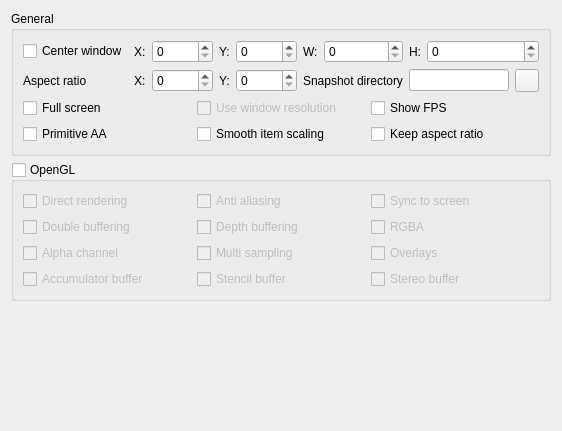
         <widget class="QWidget" name="scrollAreaWidgetContentsGraphicsSettings">
          <property name="geometry">
           <rect>
            <x>0</x>
            <y>0</y>
            <width>562</width>
            <height>431</height>
           </rect>
          </property>
          <layout class="QGridLayout" name="gridLayout_13">
           <item row="0" column="0">
            <widget class="QGroupBox" name="groupBoxGeneral">
             <property name="title">
              <string>General</string>
             </property>
             <layout class="QGridLayout" name="gridLayout_11">
              <item row="0" column="0">
               <layout class="QGridLayout" name="gridLayout_4">
                <item row="0" column="1">
                 <widget class="QLabel" name="label_2">
                  <property name="sizePolicy">
                   <sizepolicy hsizetype="Fixed" vsizetype="Preferred">
                    <horstretch>0</horstretch>
                    <verstretch>0</verstretch>
                   </sizepolicy>
                  </property>
                  <property name="text">
                   <string>X:</string>
                  </property>
                 </widget>
                </item>
                <item row="0" column="2">
                 <widget class="QSpinBox" name="spinBoxGraphicsWindowPosX">
                  <property name="toolTip">
                   <string>X coordinate of scene window position</string>
                  </property>
                  <property name="maximum">
                   <number>99999</number>
                  </property>
                 </widget>
                </item>
                <item row="0" column="3">
                 <widget class="QLabel" name="label_3">
                  <property name="sizePolicy">
                   <sizepolicy hsizetype="Fixed" vsizetype="Preferred">
                    <horstretch>0</horstretch>
                    <verstretch>0</verstretch>
                   </sizepolicy>
                  </property>
                  <property name="text">
                   <string>Y:</string>
                  </property>
                 </widget>
                </item>
                <item row="0" column="4">
                 <widget class="QSpinBox" name="spinBoxGraphicsWindowPosY">
                  <property name="toolTip">
                   <string>Y coordinate of scene window position</string>
                  </property>
                  <property name="maximum">
                   <number>99999</number>
                  </property>
                 </widget>
                </item>
                <item row="0" column="5">
                 <widget class="QLabel" name="label_8">
                  <property name="sizePolicy">
                   <sizepolicy hsizetype="Fixed" vsizetype="Preferred">
                    <horstretch>0</horstretch>
                    <verstretch>0</verstretch>
                   </sizepolicy>
                  </property>
                  <property name="text">
                   <string>W:</string>
                  </property>
                 </widget>
                </item>
                <item row="0" column="6">
                 <widget class="QSpinBox" name="spinBoxGraphicsWindowWidth">
                  <property name="toolTip">
                   <string>Width of scene window</string>
                  </property>
                  <property name="maximum">
                   <number>99999</number>
                  </property>
                 </widget>
                </item>
                <item row="0" column="7">
                 <widget class="QLabel" name="label_9">
                  <property name="sizePolicy">
                   <sizepolicy hsizetype="Fixed" vsizetype="Preferred">
                    <horstretch>0</horstretch>
                    <verstretch>0</verstretch>
                   </sizepolicy>
                  </property>
                  <property name="text">
                   <string>H:</string>
                  </property>
                 </widget>
                </item>
                <item row="0" column="8">
                 <widget class="QSpinBox" name="spinBoxGraphicsWindowHeight">
                  <property name="toolTip">
                   <string>Height of scene window</string>
                  </property>
                  <property name="maximum">
                   <number>99999</number>
                  </property>
                 </widget>
                </item>
                <item row="1" column="0">
                 <widget class="QLabel" name="labelGraphicsAspectRatio">
                  <property name="text">
                   <string>Aspect ratio</string>
                  </property>
                 </widget>
                </item>
                <item row="1" column="1">
                 <widget class="QLabel" name="label_10">
                  <property name="sizePolicy">
                   <sizepolicy hsizetype="Fixed" vsizetype="Preferred">
                    <horstretch>0</horstretch>
                    <verstretch>0</verstretch>
                   </sizepolicy>
                  </property>
                  <property name="text">
                   <string>X:</string>
                  </property>
                 </widget>
                </item>
                <item row="1" column="2">
                 <widget class="QSpinBox" name="spinBoxGraphicsAspectRatioX">
                  <property name="toolTip">
                   <string>X portion of scene aspect ratio (should be equal to screen's aspect ratio)</string>
                  </property>
                  <property name="maximum">
                   <number>99999</number>
                  </property>
                 </widget>
                </item>
                <item row="1" column="3">
                 <widget class="QLabel" name="label_11">
                  <property name="sizePolicy">
                   <sizepolicy hsizetype="Fixed" vsizetype="Preferred">
                    <horstretch>0</horstretch>
                    <verstretch>0</verstretch>
                   </sizepolicy>
                  </property>
                  <property name="text">
                   <string>Y:</string>
                  </property>
                 </widget>
                </item>
                <item row="1" column="4">
                 <widget class="QSpinBox" name="spinBoxGraphicsAspectRatioY">
                  <property name="toolTip">
                   <string>Y portion of scene aspect ratio (should be equal to screen's aspect ratio)</string>
                  </property>
                  <property name="maximum">
                   <number>99999</number>
                  </property>
                 </widget>
                </item>
                <item row="2" column="1" colspan="8">
                 <layout class="QHBoxLayout" name="horizontalLayout_8"/>
                </item>
                <item row="3" column="0" colspan="9">
                 <layout class="QHBoxLayout" name="horizontalLayout_9">
                  <item>
                   <widget class="QCheckBox" name="checkBoxGraphicsFullscreen">
                    <property name="toolTip">
                     <string>Display arcade scene in full screen mode or windowed</string>
                    </property>
                    <property name="text">
                     <string>Full screen</string>
                    </property>
                   </widget>
                  </item>
                  <item>
                   <widget class="QCheckBox" name="checkBoxGraphicsUseWindowResolutionInFullScreenMode">
                    <property name="enabled">
                     <bool>false</bool>
                    </property>
                    <property name="toolTip">
                     <string>Use window resolution in full screen mode (for slow systems)</string>
                    </property>
                    <property name="text">
                     <string>Use window resolution</string>
                    </property>
                   </widget>
                  </item>
                  <item>
                   <widget class="QCheckBox" name="checkBoxMiscellaneousShowFPS">
                    <property name="toolTip">
                     <string>Show frames per second counter in the lower left corner</string>
                    </property>
                    <property name="text">
                     <string>Show FPS</string>
                    </property>
                   </widget>
                  </item>
                 </layout>
                </item>
                <item row="4" column="0" colspan="9">
                 <layout class="QHBoxLayout" name="horizontalLayout_10">
                  <item>
                   <widget class="QCheckBox" name="checkBoxGraphicsPrimitiveAntiAliasing">
                    <property name="toolTip">
                     <string>Enable anti aliasing on primitive drawing</string>
                    </property>
                    <property name="text">
                     <string>Primitive AA</string>
                    </property>
                   </widget>
                  </item>
                  <item>
                   <widget class="QCheckBox" name="checkBoxQualitySmoothItemScaling">
                    <property name="toolTip">
                     <string>Scale items smoothly</string>
                    </property>
                    <property name="text">
                     <string>Smooth item scaling</string>
                    </property>
                   </widget>
                  </item>
                  <item>
                   <widget class="QCheckBox" name="checkBoxGraphicsKeepAspect">
                    <property name="toolTip">
                     <string>Keep aspect ratio when resizing scene window</string>
                    </property>
                    <property name="text">
                     <string>Keep aspect ratio</string>
                    </property>
                   </widget>
                  </item>
                 </layout>
                </item>
                <item row="0" column="0">
                 <widget class="QCheckBox" name="checkBoxGraphicsCenterOnScreen">
                  <property name="toolTip">
                   <string>Center arcade window on screen</string>
                  </property>
                  <property name="text">
                   <string>Center window</string>
                  </property>
                 </widget>
                </item>
                <item row="1" column="5" colspan="2">
                 <widget class="QLabel" name="labelPathsScreenshotDir">
                  <property name="text">
                   <string>Snapshot directory</string>
                  </property>
                 </widget>
                </item>
                <item row="1" column="7" colspan="2">
                 <layout class="QHBoxLayout" name="horizontalLayout_21">
                  <item>
                   <widget class="QLineEdit" name="lineEditPathsScreenshotDir">
                    <property name="toolTip">
                     <string>Directory to store snapshots (write)</string>
                    </property>
                   </widget>
                  </item>
                  <item>
                   <widget class="QToolButton" name="toolButtonBrowsePathsScreenshotDir">
                    <property name="toolTip">
                     <string>Browse snapshot directory</string>
                    </property>
                    <property name="icon">
                     <iconset resource="../qmc2.qrc">
                      <normaloff>:/data/img/fileopen.png</normaloff>:/data/img/fileopen.png</iconset>
                    </property>
                   </widget>
                  </item>
                 </layout>
                </item>
               </layout>
              </item>
             </layout>
            </widget>
           </item>
           <item row="1" column="0">
            <widget class="QGroupBox" name="groupBoxOpenGL">
             <property name="title">
              <string>OpenGL</string>
             </property>
             <property name="checkable">
              <bool>true</bool>
             </property>
             <property name="checked">
              <bool>false</bool>
             </property>
             <layout class="QGridLayout" name="gridLayout_12">
              <item row="0" column="0">
               <layout class="QGridLayout" name="gridLayout_3">
                <item row="0" column="0">
                 <widget class="QCheckBox" name="checkBoxOpenGLDirectRendering">
                  <property name="toolTip">
                   <string>Enable direct rendering</string>
                  </property>
                  <property name="text">
                   <string>Direct rendering</string>
                  </property>
                 </widget>
                </item>
                <item row="0" column="1">
                 <widget class="QCheckBox" name="checkBoxOpenGLAntiAliasing">
                  <property name="toolTip">
                   <string>Enable enhanced OpenGL anti aliasing</string>
                  </property>
                  <property name="text">
                   <string>Anti aliasing</string>
                  </property>
                 </widget>
                </item>
                <item row="0" column="2">
                 <widget class="QCheckBox" name="checkBoxOpenGLSyncToScreen">
                  <property name="toolTip">
                   <string>Synchronize buffer swaps with screen</string>
                  </property>
                  <property name="text">
                   <string>Sync to screen</string>
                  </property>
                 </widget>
                </item>
                <item row="1" column="0">
                 <widget class="QCheckBox" name="checkBoxOpenGLDoubleBuffer">
                  <property name="toolTip">
                   <string>Enable double buffering (avoids flicker)</string>
                  </property>
                  <property name="text">
                   <string>Double buffering</string>
                  </property>
                 </widget>
                </item>
                <item row="1" column="1">
                 <widget class="QCheckBox" name="checkBoxOpenGLDepthBuffer">
                  <property name="toolTip">
                   <string>Enable depth buffering (Z-buffer)</string>
                  </property>
                  <property name="text">
                   <string>Depth buffering</string>
                  </property>
                 </widget>
                </item>
                <item row="1" column="2">
                 <widget class="QCheckBox" name="checkBoxOpenGLRGBA">
                  <property name="toolTip">
                   <string>Use RGBA color mode</string>
                  </property>
                  <property name="text">
                   <string>RGBA</string>
                  </property>
                 </widget>
                </item>
                <item row="2" column="0">
                 <widget class="QCheckBox" name="checkBoxOpenGLAlphaChannel">
                  <property name="toolTip">
                   <string>Use alpha channel information for transparency</string>
                  </property>
                  <property name="text">
                   <string>Alpha channel</string>
                  </property>
                 </widget>
                </item>
                <item row="2" column="1">
                 <widget class="QCheckBox" name="checkBoxOpenGLMultiSample">
                  <property name="toolTip">
                   <string>Enable multi sampling</string>
                  </property>
                  <property name="text">
                   <string>Multi sampling</string>
                  </property>
                 </widget>
                </item>
                <item row="2" column="2">
                 <widget class="QCheckBox" name="checkBoxOpenGLOverlay">
                  <property name="toolTip">
                   <string>Enable OpenGL overlays</string>
                  </property>
                  <property name="text">
                   <string>Overlays</string>
                  </property>
                 </widget>
                </item>
                <item row="3" column="0">
                 <widget class="QCheckBox" name="checkBoxOpenGLAccumulatorBuffer">
                  <property name="toolTip">
                   <string>Enable accumulator buffer</string>
                  </property>
                  <property name="text">
                   <string>Accumulator buffer</string>
                  </property>
                 </widget>
                </item>
                <item row="3" column="1">
                 <widget class="QCheckBox" name="checkBoxOpenGLStencilBuffer">
                  <property name="toolTip">
                   <string>Enable stencil buffer</string>
                  </property>
                  <property name="text">
                   <string>Stencil buffer</string>
                  </property>
                 </widget>
                </item>
                <item row="3" column="2">
                 <widget class="QCheckBox" name="checkBoxOpenGLStereo">
                  <property name="toolTip">
                   <string>Enable stereo buffer</string>
                  </property>
                  <property name="text">
                   <string>Stereo buffer</string>
                  </property>
                 </widget>
                </item>
               </layout>
              </item>
             </layout>
            </widget>
           </item>
           <item row="2" column="0">
            <spacer name="verticalSpacer_3">
             <property name="orientation">
              <enum>Qt::Vertical</enum>
             </property>
             <property name="sizeHint" stdset="0">
              <size>
               <width>20</width>
               <height>3</height>
              </size>
             </property>
            </spacer>
           </item>
          </layout>
         </widget>
